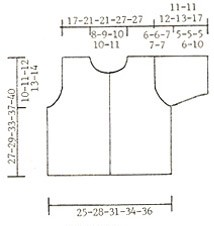
#> input picture images/398-1.jpg, 214 x 226 px
$ jupyter execute --allow-errors pattern-Copy1.ipynb
#> lines starting #> are read from the running program, lines starting #| are printed output that depends on the picture; after the words box and inside, x2 and y2 are one past the last pixel; in counts of white or black regions, pixels touching at a corner belong together
[cell 1]
import numpy as np

from skimage.io import imread, imsave
from skimage.filters import threshold_otsu
from skimage import measure
from skimage.measure import regionprops
from skimage.transform import rotate
from skimage.transform import resize


import matplotlib.pyplot as plt
import matplotlib.patches as patches
import localization

# Reference
# https://blog.devcenter.co/developing-a-license-plate-recognition-system-with-machine-learning-in-python-787833569ccd

[cell 2]
# Reading and pre-processing image
# my_image = imread("images/car6.jpg", as_gray=True)
my_image = imread("images/398-1.jpg", as_gray=True)
#> my_image: shape (226, 214) float64; min 0.084, max 1, mean 0.963

# it should be a 2 dimensional array
print(my_image.shape)
#| (226, 214)
gray_my_image = my_image * 255
fig, (ax1, ax2) = plt.subplots(1, 2)
ax1.imshow(gray_my_image, cmap="gray")
threshold_value = threshold_otsu(gray_my_image)
#> threshold_value = 199.8
binary_my_image = gray_my_image > threshold_value
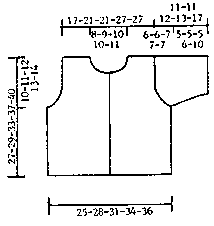
#> binary_my_image: shape (226, 214) bool; 93.1% white; black in thin lines or dots, all inside (x1, y1, x2, y2) = (7, 3, 209, 216)
ax2.imshow(binary_my_image, cmap="gray")

[cell 3]
# Getting the images of number
# this gets all the connected regions and groups them together
label_image = measure.label(binary_my_image)
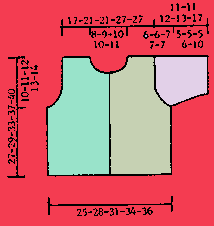
#> label_image: shape (226, 214) int32; 6 distinct labels, from 0 to 5; one colour per label, 0 black
fig, (ax1) = plt.subplots(1)
ax1.imshow(gray_my_image, cmap="gray");

# regionprops creates a list of properties of all the labelled regions
for region in regionprops(label_image):
    if region.area < 50:
        #if the region is so small then it's likely not a license plate
        continue

    # the bounding box coordinates
    minRow, minCol, maxRow, maxCol = region.bbox
    rectBorder = patches.Rectangle((minCol, minRow), maxCol-minCol, maxRow-minRow, edgecolor="red", linewidth=2, fill=False)
    ax1.add_patch(rectBorder)
#> this loop made 5 passes
#> (minRow, minCol, maxRow, maxCol) on passes 1, 3, 4, 5: (0, 0, 226, 214), (57, 110, 174, 171), (57, 155, 105, 207), (58, 48, 175, 109)
    # let's draw a red rectangle over those regions

plt.show()

[cell 4]
def get_peak_values(x, cut_val):
    peakx = []
    lastk = 0
    for k,v in enumerate(x):
        if k==0:
            if v < cut_val:
                peakx.append(k)
                lastk = k
        else:
            if v < cut_val and k != lastk+1 and k != lastk+2:
                peakx.append(k)
                lastk = k
    return peakx

def display_pixel_dilation(img):
    # plot the amount of white ink across the columns & rows
    row_vals = list([sum(r) for r in img  ])
#> row_vals = 226 values, max 214 at index 0, min 82 at index 26, mean 199.1
    col_vals = list([sum(c) for c in img.T])
#> col_vals = 214 values, max 226 at index 0, min 112 at index 17, mean 210.3

    # plot the column (x-axis) pixel dilations
    plt.plot(col_vals)
    plt.show()
#> figure, not shown here; curve peaks at x = 0, y = 226

    # plot the row (y-axis) pixel dilations
    plt.plot(row_vals)
    plt.show()
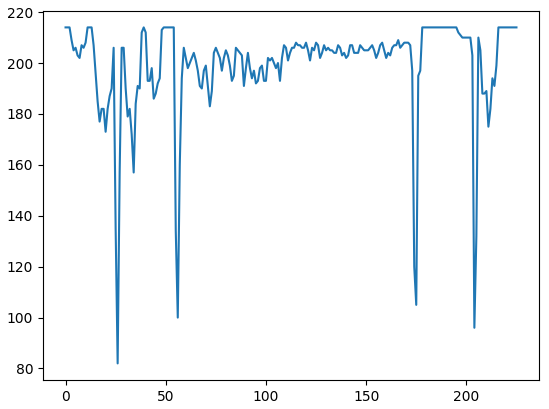
#> figure drawn by matplotlib, 1 panel; curve peaks at x = 0, y = 214

    # Get the values at peaks
    cut_val_x = 0.8*img.shape[0]
#> cut_val_x = 180.8
    cut_val_y = 0.8*img.shape[1]
#> cut_val_y = 171.2
    peakx = get_peak_values(col_vals,cut_val_x)
#> the loop in get_peak_values, `for k,v in enumerate(x):` made 214 passes
#> v on passes 1 to 12: 226, 226, 226, 226, 226, 226, 226, 225, 190, 203, 205, 188
#> after the loop in get_peak_values, `for k,v in enumerate(x):`: peakx = [16, 47, 62, 109, 154, 170, 207]
#> peakx = [16, 47, 62, 109, 154, 170, 207]
    peaky = get_peak_values(row_vals,cut_val_y)
#> the loop in get_peak_values (call 2), `for k,v in enumerate(x):` made 226 passes
#> v on passes 1 to 12: 214, 214, 214, 209, 205, 206, 203, 202, 207, 206, 208, 214
#> peaky = [25, 34, 55, 174, 204]
    return row_vals, col_vals, peakx, peaky
row_vals, col_vals, peakx, peaky = display_pixel_dilation(binary_my_image)
#> peakx = [16, 47, 62, 109, 154, 170, 207]; peaky = [25, 34, 55, 174, 204]
peakx, peaky
#> Out = ([16, 47, 62, 109, 154, 170, 207], [25, 34, 55, 174, 204])

[cell 5]
img = binary_my_image
img_h, img_w = img.shape
#> img_h = 226; img_w = 214
fig, (ax1) = plt.subplots(1)
ax1.imshow(gray_my_image, cmap="gray")

xlist = [peakx[0]]
#> xlist = [16]
if len(peakx) > 1:
    x_padding_r = min(peakx[1]-2, peakx[0]+28)
#> x_padding_r = 44
else:
    x_padding_r = peakx[0]+28

if len(peaky) == 5:
    ylist = [peaky[0], peaky[2], peaky[-1]]
#> ylist = [25, 55, 204]
else:
    ylist = [peaky[0], peaky[-1]]

for x in xlist:

    minRow, maxRow, minCol, maxCol = [0,img_h,0,int(x_padding_r)]
    rectBorder = patches.Rectangle((minCol, minRow), maxCol-minCol, maxRow-minRow, edgecolor="red", linewidth=2, fill=False)
    ax1.add_patch(rectBorder)
#> this loop made 1 pass
#> (x, minRow, maxRow, minCol, maxCol) on pass 1: (16, 0, 226, 0, 44)

for k,y in enumerate(ylist):
    idx = peaky.index(y)
    if k==0:
        padding_up = 0
        padding_low = min(peaky[idx+1]-2, peaky[idx]+30)
    elif k==len(ylist)-1:
        padding_up = max(peaky[idx-1]+2, peaky[idx]-30)
        padding_low = min(img_h, peaky[idx]+30)
    else:
        padding_up = max(peaky[idx-1]+2, peaky[idx]-30)
        padding_low = min(peaky[idx+1]-2, peaky[idx]+30)

    padding_left = x_padding_r + 4
    padding_right = img_w

    minRow, maxRow, minCol, maxCol = [padding_up,padding_low,padding_left, padding_right]
    rectBorder = patches.Rectangle((minCol, minRow), maxCol-minCol, maxRow-minRow, edgecolor="blue", linewidth=2, fill=False)
    ax1.add_patch(rectBorder)
#> this loop made 3 passes
#> (y, idx, padding_up, padding_low, minRow, maxRow) on passes 1 to 3: (25, 0, 0, 32, 0, 32), (55, 2, 36, 85, 36, 85), (204, 4, 176, 226, 176, 226)

[cell 6]
k=2
y=ylist[k]
#> y = 204
idx = peaky.index(y)
k==len(ylist)-1
#> Out = True

[cell 7]
# this gets all the connected regions and groups them together
label_image = measure.label(binary_my_image)
fig, (ax1) = plt.subplots(1)
ax1.imshow(gray_my_image, cmap="gray");

miny = label_image.shape[0]/2.0
#> miny = 113
maxy = label_image.shape[0]/2.0
#> maxy = 113
minx = label_image.shape[1]/2.0
#> minx = 107
maxx = label_image.shape[1]/2.0
#> maxx = 107
# regionprops creates a list of properties of all the labelled regions
for region in regionprops(label_image):
    minRow, minCol, maxRow, maxCol = region.bbox
    region_height = maxRow - minRow
    if region_height < label_image.shape[0] and region.area > 50:
        rectBorder = patches.Rectangle((minCol, minRow), maxCol-minCol, maxRow-minRow, edgecolor="red", linewidth=2, fill=False)
        ax1.add_patch(rectBorder)
        # the bounding box coordinates
        if minRow < miny:
            miny = minRow
        if maxRow > maxy:
            maxy = maxRow
        if minCol < minx:
            minx = minCol
        if maxCol > maxx:
            maxx = maxCol
#> this loop made 5 passes
#> (minRow, minCol, maxRow, maxCol, region_height, miny, maxy, maxx) on pass 3: (57, 110, 174, 171, 117, 57, 174, 171)
#> (minRow, minCol, maxRow, maxCol, region_height, maxy, minx) on pass 5: (58, 48, 175, 109, 117, 175, 48)
#> after the loop, maxx = 207; maxy = 175; minx = 48; miny = 57

# let's draw a red rectangle over those regions
rectBorder = patches.Rectangle((minx, miny), maxx-minx, maxy-miny, edgecolor="blue", linewidth=2, fill=False)
ax1.add_patch(rectBorder)

plt.show()
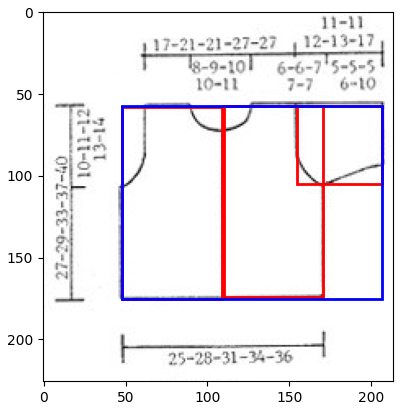
#> figure drawn by matplotlib, 1 panel
miny, maxy, minx,maxx
#> Out = (57, 175, 48, 207)

[cell 8]
# Crop image horizon up
miny = int(miny - 5)
#> miny = 52
maxx = int(maxx + 5)
#> maxx = 212
minx = int(minx - 5)
#> minx = 43
hor_up = gray_my_image[0:miny,minx:maxx]
fig, (ax1) = plt.subplots(1)
ax1.imshow(hor_up, cmap="gray")

[cell 9]
def save_to_png(image_array, file_path):
#> called with file_path = 'hor_up.png'
    save_image = np.array(image_array, dtype=np.uint8)
    imsave(file_path, save_image)

save_to_png(hor_up,'hor_up.png')

[cell 10]
# Crop image horizon down
maxy = int(maxy + 5)
#> maxy = 180
hor_down = gray_my_image[maxy:label_image.shape[0],minx:maxx]
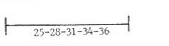
#> hor_down: shape (46, 169) float64; min 32.92, max 255, mean 246.7
fig, (ax1) = plt.subplots(1)
ax1.imshow(hor_down, cmap="gray")
save_to_png(hor_down,'hor_down.png')

[cell 11]
# Crop image vertical left
minx = int(minx - 2)
#> minx = 41
ver_left = gray_my_image[miny-5:maxy+5,0:minx]
ver_left = rotate(ver_left, angle=-90, resize=True)
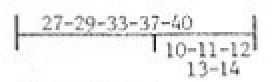
#> ver_left: shape (41, 138) float64 (shown 2 times larger); min 21.43, max 255, mean 240.5
fig, (ax1) = plt.subplots(1)
ax1.imshow(ver_left, cmap="gray")
save_to_png(ver_left,'ver_left.png')

[cell 12]
# Get number from each image
my_image = imread("hor_up.png", as_gray=True)
gray_my_image = my_image
fig, (ax1, ax2) = plt.subplots(1, 2)
ax1.imshow(gray_my_image, cmap="gray")
threshold_value = threshold_otsu(gray_my_image)
#> threshold_value = 201
binary_my_image = gray_my_image > threshold_value
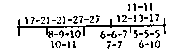
#> binary_my_image: shape (52, 169) bool; 87.6% white; black in thin lines or dots, all inside (x1, y1, x2, y2) = (17, 3, 166, 49)
ax2.imshow(binary_my_image, cmap="gray")

[cell 13]
# Get the position of straight line
num_1 = []
for row in binary_my_image:
    num_1.append(row.sum())
#> this loop made 52 passes
#> after the loop, num_1 = 52 values, max 169 at index 0, min 36 at index 26, mean 148.1

minn = min(num_1)
#> minn = 36
idx_min = [k for k,v in enumerate(num_1) if v == minn]
#> idx_min = [26]

[cell 14]
# Cut off the image
up_img = binary_my_image[0:int(min(idx_min)-1),0:binary_my_image.shape[1]]
#> up_img: shape (25, 169) bool; 91.4% white; black in thin lines or dots, all inside (x1, y1, x2, y2) = (18, 3, 166, 25)
lo_img = binary_my_image[int(max(idx_min)+1): binary_my_image.shape[0],0:binary_my_image.shape[1]]
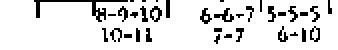
#> lo_img: shape (25, 169) bool (shown 2 times larger); 87.9% white; black in thin lines or dots, all inside (x1, y1, x2, y2) = (17, 0, 166, 22)
fig, (ax1, ax2) = plt.subplots(1, 2)
ax1.imshow(up_img, cmap="gray")
ax2.imshow(lo_img, cmap="gray")

[cell 15]
row = lo_img[0]
idx_0 = [k for k,v in enumerate(row) if v==False]
#> idx_0 = 58 values from 17 to 164
idx_0
fig, (ax1) = plt.subplots(1)
ax1.imshow(lo_img[0:28,192:345], cmap="gray")
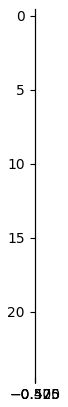
#> figure drawn by matplotlib, 1 panel

[cell 16]
def trim_num_plate(num_plate):
    ymin = num_plate.shape[0]/2.0
#> ymin = 12.5
    ymax = num_plate.shape[0]/2.0
#> ymax = 12.5
    xmin = num_plate.shape[1]/2.0
#> xmin = 0
    xmax = num_plate.shape[1]/2.0
#> xmax = 0

    for i,row in enumerate(num_plate):
        row = row.tolist()

        if False in row:
            if i < ymin:
                ymin = i
            if i > ymax:
                ymax = i
            minid = row.index(False)
            if minid < xmin:
                xmin = minid
            maxid = len(row) - row[::-1].index(False) - 1
            if maxid > xmax:
                xmax = maxid
#> this loop made 25 passes
#> after the loop, xmax = 0; xmin = 0; ymax = 12.5; ymin = 12.5
    trimmed_num_plate = num_plate[int(ymin):int(ymax),int(xmin):int(xmax)]
#> trimmed_num_plate = empty array
    fig, (ax1) = plt.subplots(1)
    ax1.imshow(trimmed_num_plate, cmap="gray")
    return trimmed_num_plate

trimmed_num_plate = trim_num_plate(lo_img[0:28,192:345])
#> trimmed_num_plate = empty array
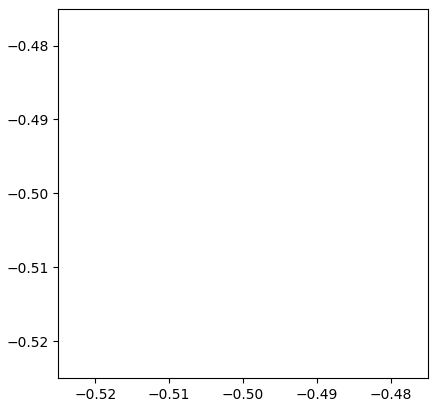
#> figure drawn by matplotlib, 1 panel

[cell 17]
def delete_score(trimmed_num_plate):
    count = [0]*len(trimmed_num_plate[0])
    for row in trimmed_num_plate:
        count += row
    return count
#> (the rest of this cell did not finish here and is left out)

[cell 18]
license_plate = np.invert(trimmed_num_plate)
#> license_plate = empty array

labelled_plate = measure.label(license_plate)
#> labelled_plate = empty array

fig, ax1 = plt.subplots(1)
ax1.imshow(license_plate, cmap="gray")
# the next two lines is based on the assumptions that the width of
# a license plate should be between 5% and 15% of the license plate,
# and height should be between 35% and 60%
# this will eliminate some
character_dimensions = (0.35*license_plate.shape[0], 0.70*license_plate.shape[0], 0.05*license_plate.shape[1], 0.15*license_plate.shape[1])
#> character_dimensions = (0, 0, 0, 0)
min_height, max_height, min_width, max_width = character_dimensions

characters = []
counter=0
column_list = []
#> (the rest of this cell did not finish here and is left out)

[cell 19]
license_plate.shape[0], license_plate.shape[1]

$ run again, with images/259-1.jpg copied over images/398-1.jpg
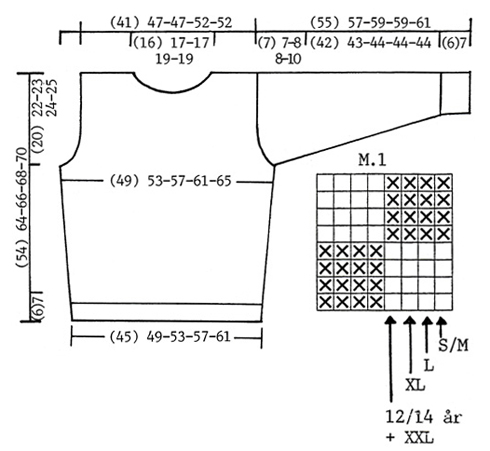
#> input picture images/259-1.jpg, 490 x 451 px
#| (451, 490)
#> threshold_value = 163.9
#> `label_image = measure.label(binary_my_image)`:
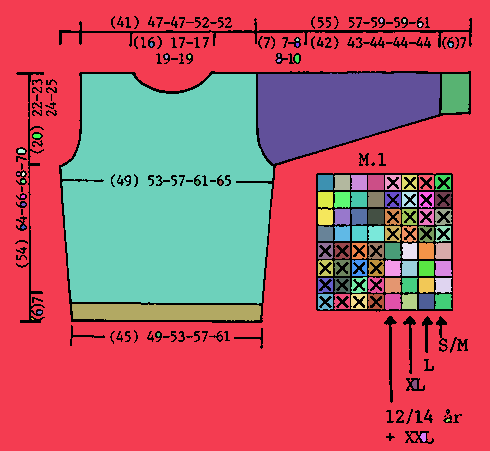
#> label_image: shape (451, 490) int32; 101 distinct labels, from 0 to 100; one colour per label, 0 black
#> the loop `for region in regionprops(label_image):` made 100 passes
#> (minRow, minCol, maxRow, maxCol) on passes 1, 14, 15, 16, 21, 22, 23, 24: (0, 0, 451, 490), (73, 258, 164, 440), (74, 61, 304, 273), (74, 441, 113, 469), (175, 318, 191, 333), (175, 334, 190, 350), (175, 351, 190, 367), (175, 368, 190, 384)
#> in display_pixel_dilation, `row_vals = list([sum(r) for r in img  ])`: row_vals = 451 values, max 490 at index 0, min 77 at index 31, mean 450.9
#> in display_pixel_dilation, `col_vals = list([sum(c) for c in img.T])`: col_vals = 490 values, max 451 at index 0, min 200 at index 29, mean 415
#> the loop in get_peak_values, `for k,v in enumerate(x):` made 490 passes
#> v on passes 1 to 8: 451, 451, 451, 451, 451, 451, 451, 451
#> after the loop in get_peak_values, `for k,v in enumerate(x):`: peakx = [28, 80, 256, 316, 333, 350, 367, 384, 389, 401, 409, 417, 425, 434, 439, 451]
#> the loop in get_peak_values (call 2), `for k,v in enumerate(x):` made 451 passes
#> v on passes 1 to 8: 490, 490, 490, 490, 490, 490, 490, 490
#> in display_pixel_dilation, `peaky = get_peak_values(row_vals,cut_val_y)`: peaky = [18, 22, 30, 38, 42, 45, 72, 173, 179, 182, 190, 207, 225, 241, 259, 276, 292, 302, 309, 320, 336]
#> `peakx, peaky`: Out = ([28, 80, 256, 316, 333, 350, 367, 384, 389, 401, 409, 417, 425, 434, 439, 451], [18, 22, 30, 38, 42, 45, 72, 173, 179, 182, 190, 207, 225, 241, 259, 276, 292, 302, 309, 320, 336])
#> xlist = [28]
#> x_padding_r = 56
#> ylist = [18, 336]
#> the loop `for x in xlist: ` made 1 pass
#> (x, minRow, maxRow, minCol, maxCol) on pass 1: (28, 0, 451, 0, 56)
#> the loop `for k,y in enumerate(ylist):` made 2 passes
#> (y, idx, padding_up, padding_low, padding_left, padding_right, minRow, maxRow) on passes 1 to 2: (18, 0, 0, 20, 60, 490, 0, 20), (336, 20, 322, 366, 60, 490, 322, 366)
#> the loop `for region in regionprops(label_image):` made 100 passes
#> (minRow, minCol, maxRow, maxCol, region_height, miny, maxx) on pass 14: (73, 258, 164, 440, 91, 73, 440)
#> after the loop `for region in regionprops(label_image):`: maxx = 469; maxy = 321; minx = 61; miny = 73
#> `miny, maxy, minx,maxx`: Out = (73, 321, 61, 469)
#> `miny = int(miny - 5)`: miny = 68
#> save_image: shape (125, 418)
#> save_image: shape (54, 268)
#> the loop `for row in binary_my_image:` made 68 passes
#> up_img: shape (30, 418) bool; 92.8% white; black in thin lines or dots, all inside (x1, y1, x2, y2) = (23, 16, 416, 30)
#> lo_img: shape (36, 418) bool; 87.6% white; black in thin lines or dots, all inside (x1, y1, x2, y2) = (3, 0, 416, 32)
#> the loop in trim_num_plate, `for i,row in enumerate(num_plate):` made 28 passes
#> trimmed_num_plate: shape (27, 152) bool; 81.7% white; black in thin lines or dots
#> the loop in delete_score, `for row in trimmed_num_plate:` made 27 passes
#> `max_idx`: Out = [55, 60, 61, 76]
#> license_plate: shape (27, 152) bool; 18.3% white in thin lines or dots
#> labelled_plate: shape (27, 152) int32; 25 distinct labels, from 0 to 24
#> the loop `for regions in regionprops(labelled_plate):` made 24 passes
#> `[cell 18] license_plate = np.invert(trimmed_num_plate)  labelled_plate..`:
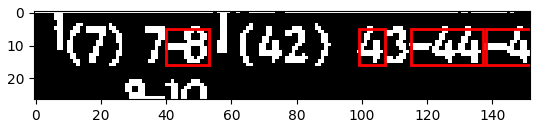
#> figure drawn by matplotlib, 1 panel

$ run again, with images/296-1.jpg copied over images/398-1.jpg
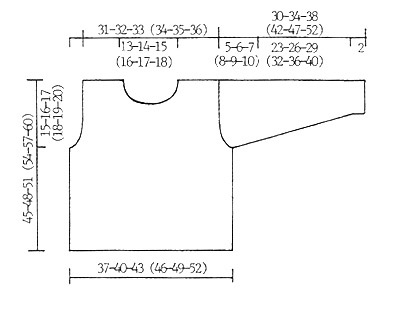
#> input picture images/296-1.jpg, 394 x 318 px
#> my_image is the input picture: shape (318, 394) float64; min 0, max 1, mean 0.971
#| (318, 394)
#> `threshold_value = threshold_otsu(gray_my_image)`: threshold_value = 168.8
#> binary_my_image: shape (318, 394) bool; 96.3% white; black in thin lines or dots, all inside (x1, y1, x2, y2) = (22, 11, 367, 284)
#> the loop `for region in regionprops(label_image):` made 1 pass
#> (minRow, minCol, maxRow, maxCol) on pass 1: (0, 0, 318, 394)
#> in display_pixel_dilation, `row_vals = list([sum(r) for r in img  ])`: row_vals = 318 values, max 394 at index 0, min 96 at index 37, mean 379.6
#> in display_pixel_dilation, `col_vals = list([sum(c) for c in img.T])`: col_vals = 394 values, max 318 at index 0, min 188 at index 69, mean 306.3
#> the loop in get_peak_values, `for k,v in enumerate(x):` made 394 passes
#> v on passes 1 to 8: 318, 318, 318, 318, 318, 318, 318, 318
#> after the loop in get_peak_values, `for k,v in enumerate(x):`: peakx = [36, 69, 82, 232]
#> the loop in get_peak_values (call 2), `for k,v in enumerate(x):` made 318 passes
#> v on passes 1 to 8: 394, 394, 394, 394, 394, 394, 394, 394
#> in display_pixel_dilation, `peaky = get_peak_values(row_vals,cut_val_y)`: peaky = [37, 79, 250, 277]
#> `row_vals, col_vals, peakx, peaky = display_pixel_dilation(binary_my_im..`: peakx = [36, 69, 82, 232]; peaky = [37, 79, 250, 277]
#> `peakx, peaky`: Out = ([36, 69, 82, 232], [37, 79, 250, 277])
#> xlist = [36]
#> x_padding_r = 64
#> ylist = [37, 277]
#> the loop `for x in xlist: ` made 1 pass
#> (x, minRow, maxRow, minCol, maxCol) on pass 1: (36, 0, 318, 0, 64)
#> the loop `for k,y in enumerate(ylist):` made 2 passes
#> (y, idx, padding_up, padding_low, padding_left, padding_right, minRow, maxRow) on passes 1 to 2: (37, 0, 0, 67, 68, 394, 0, 67), (277, 3, 252, 307, 68, 394, 252, 307)
#> the loop `for region in regionprops(label_image):` made 1 pass
#> (minRow, minCol, maxRow, maxCol, region_height) on pass 1: (0, 0, 318, 394, 318)
#> after the loop `for region in regionprops(label_image):`: maxx = 197; maxy = 159; minx = 197; miny = 159
#> `miny, maxy, minx,maxx`: Out = (159, 159, 197, 197)
#> `miny = int(miny - 5)`: miny = 154
#> `maxx = int(maxx + 5)`: maxx = 202
#> `minx = int(minx - 5)`: minx = 192
#> `maxy = int(maxy + 5)`: maxy = 164
#> `minx = int(minx - 2)`: minx = 190
#> `threshold_value = threshold_otsu(gray_my_image)`: threshold_value = 171
#> after the loop `for row in binary_my_image:`: num_1 = 154 values, max 10 at index 0, min 0 at index 37, mean 9.55
#> minn = 0
#> idx_min = [37, 79, 80]
#> `row = lo_img[0]`: row = [True, True, True, True, True, True, True, True, True, True]
#> idx_0 = []
#> `[cell 15] row = lo_img[0] idx_0 = [k for k,v in enumerate(row) if v==F..`:
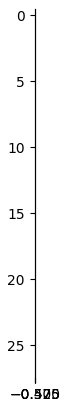
#> figure drawn by matplotlib, 1 panel
#> the loop in trim_num_plate, `for i,row in enumerate(num_plate):` made 28 passes
#> after the loop in trim_num_plate, `for i,row in enumerate(num_plate):`: xmax = 0; ymax = 14
#> in trim_num_plate, `trimmed_num_plate = num_plate[int(ymin):int(ymax),int(xmin):int(xmax)]`: trimmed_num_plate = empty array
